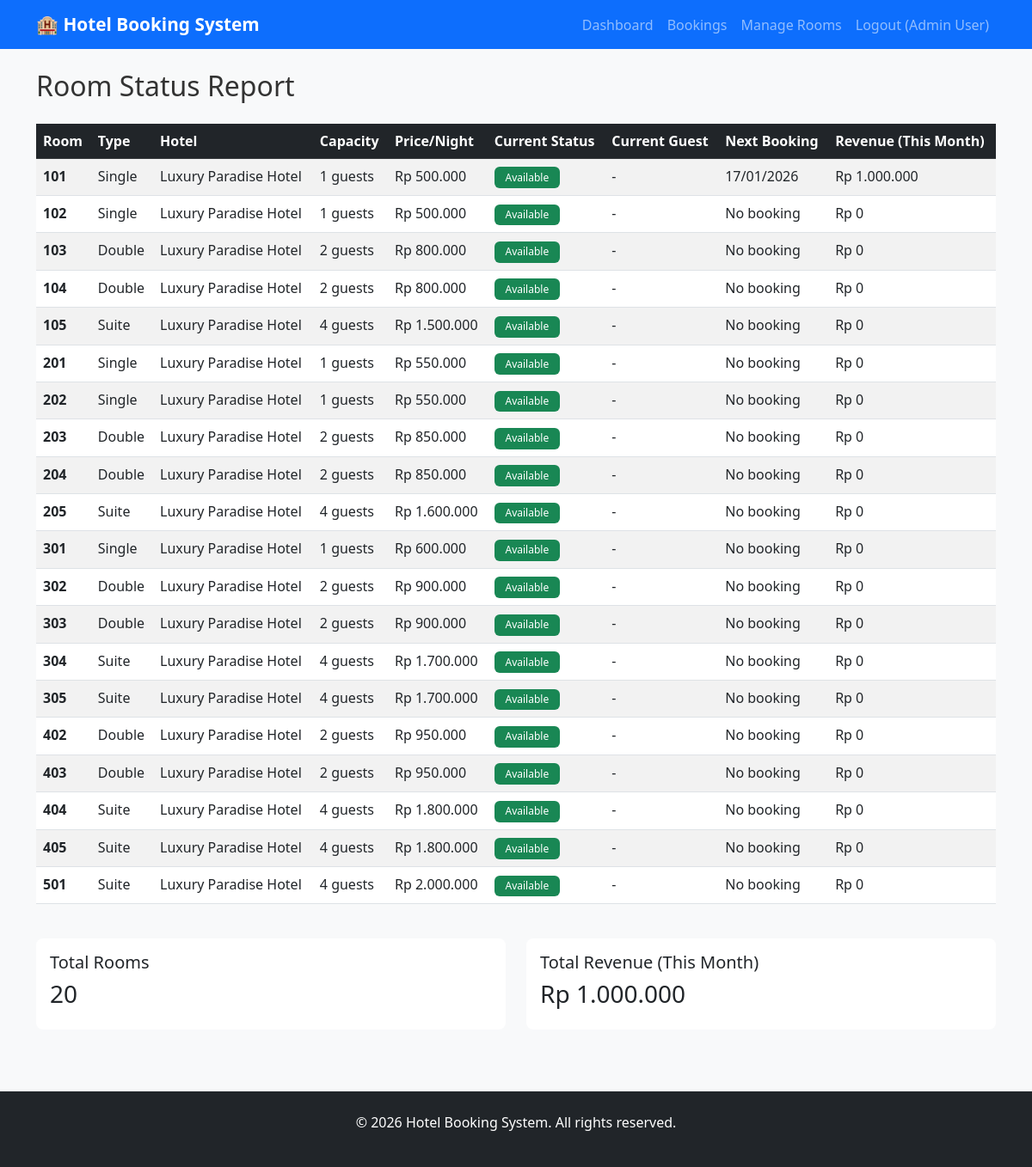
Page /pages/admin/room_report.php (signed in) on the committed database.
### tables this page shows
CREATE TABLE IF NOT EXISTS Rooms (
    room_id INT AUTO_INCREMENT PRIMARY KEY,
    hotel_id INT NOT NULL,
    room_number VARCHAR(10) NOT NULL,
    room_type ENUM('single', 'double', 'suite') NOT NULL,
    capacity INT NOT NULL CHECK (capacity > 0),
    price_per_night DECIMAL(10,2) NOT NULL CHECK (price_per_night > 0),
    amenities TEXT,
    is_available BOOLEAN DEFAULT TRUE,
    floor_number INT,
    FOREIGN KEY (hotel_id) REFERENCES Hotels(hotel_id) ON DELETE CASCADE,
    UNIQUE KEY unique_room_per_hotel (hotel_id, room_number),
    INDEX idx_room_type (room_type),
    INDEX idx_availability (is_available)
);

CREATE TABLE IF NOT EXISTS Hotels (
    hotel_id INT AUTO_INCREMENT PRIMARY KEY,
    hotel_name VARCHAR(150) NOT NULL,
    location VARCHAR(200) NOT NULL,
    city VARCHAR(100) NOT NULL,
    phone VARCHAR(20),
    email VARCHAR(100),
    rating DECIMAL(2,1) DEFAULT 0,
    total_rooms INT,
    description TEXT,
    INDEX idx_city (city)
);

### classes/Database.php (called while the page is built, shortened)
<?php
class Database {
    private $conn;
    private $host;
    private $user;
    private $pass;
    private $db;
    public function __construct($host, $user, $pass, $db) {
        $this->host = $host;
        $this->user = $user;
        $this->pass = $pass;
        $this->db = $db;
    }
    private function connect() {
        try {
            $this->conn = new mysqli($this->host, $this->user, $this->pass, $this->db);
            $this->conn->set_charset("utf8mb4");
        } catch (Exception $e) {
            error_log("Database connection error: " . $e->getMessage());
            die("Database connection failed. Please try again later.");
        }
    }
    public function query($sql) {
        return $this->conn->query($sql);
    }
}
?>

### includes/functions.php (called while the page is built, shortened)
<?php
require_once __DIR__ . '/../config/database.php';
function formatCurrency($amount) {
    return 'Rp ' . number_format($amount, 0, ',', '.');
}
function formatDate($date) {
    return date('d/m/Y', strtotime($date));
}
?>

### pages/admin/room_report.php (the view, shortened to what this page needs)
<?php
require_once __DIR__ . '/../../config/database.php';
require_once __DIR__ . '/../../includes/functions.php';
require_once __DIR__ . '/../../classes/Database.php';
$database = new Database(DB_HOST, DB_USER, DB_PASS, DB_NAME);
$result = $database->query("
    SELECT
        r.room_id,
        r.room_number,
        r.room_type,
        r.capacity,
        h.hotel_name,
        r.price_per_night,
        CASE WHEN EXISTS (
            SELECT 1 FROM Bookings b
            WHERE b.room_id = r.room_id
            AND b.booking_status IN ('confirmed', 'completed')
            AND b.check_in_date <= CURDATE()
            AND b.check_out_date > CURDATE()
        ) THEN 'Occupied' ELSE 'Available' END as current_status,
        (SELECT u.full_name FROM Bookings b
         JOIN Users u ON b.user_id = u.user_id
         WHERE b.room_id = r.room_id
         AND b.booking_status IN ('confirmed', 'completed')
         AND b.check_in_date <= CURDATE()
         AND b.check_out_date > CURDATE()
         LIMIT 1) as current_guest,
        (SELECT DATE(b.check_out_date) FROM Bookings b
         WHERE b.room_id = r.room_id
         AND b.booking_status IN ('confirmed', 'completed')
         AND b.check_in_date > CURDATE()
         ORDER BY b.check_in_date ASC
         LIMIT 1) as next_booking_date,
        (SELECT COALESCE(SUM(b.total_price), 0) FROM Bookings b
         WHERE b.room_id = r.room_id
         AND b.booking_status IN ('confirmed', 'completed')
         AND MONTH(b.check_in_date) = MONTH(CURDATE())
         AND YEAR(b.check_in_date) = YEAR(CURDATE())) as revenue_this_month
    FROM Rooms r
    JOIN Hotels h ON r.hotel_id = h.hotel_id
    ORDER BY r.room_number ASC
");
$rooms = $result->fetch_all(MYSQLI_ASSOC);
include __DIR__ . '/../../includes/header.php';
?>
<h2 class="mb-4">Room Status Report</h2>
<div class="table-responsive">
    <table class="table table-striped table-hover">
        <thead class="table-dark">
            <tr>
                <th>Room</th>
                <th>Type</th>
                <th>Hotel</th>
                <th>Capacity</th>
                <th>Price/Night</th>
                <th>Current Status</th>
                <th>Current Guest</th>
                <th>Next Booking</th>
                <th>Revenue (This Month)</th>
            </tr>
        </thead>
        <tbody>
            <?php foreach ($rooms as $room): ?>
                <tr>
                    <td><strong><?php echo $room['room_number']; ?></strong></td>
                    <td><?php echo ucfirst($room['room_type']); ?></td>
                    <td><?php echo $room['hotel_name']; ?></td>
                    <td><?php echo $room['capacity']; ?> guests</td>
                    <td><?php echo formatCurrency($room['price_per_night']); ?></td>
                    <td>
                        <span class="badge bg-<?php echo $room['current_status'] === 'Occupied' ? 'danger' : 'success'; ?>">
                            <?php echo $room['current_status']; ?>
                        </span>
                    </td>
                    <td><?php echo $room['current_guest'] ? $room['current_guest'] : '-'; ?></td>
                    <td><?php echo $room['next_booking_date'] ? formatDate($room['next_booking_date']) : 'No booking'; ?></td>
                    <td><?php echo formatCurrency($room['revenue_this_month']); ?></td>
                </tr>
            <?php endforeach; ?>
        </tbody>
    </table>
</div>
<div class="row mt-4">
    <div class="col-md-6">
        <div class="card">
            <div class="card-body">
                <h5>Total Rooms</h5>
                <h3><?php echo count($rooms); ?></h3>
            </div>
        </div>
    </div>
    <div class="col-md-6">
        <div class="card">
            <div class="card-body">
                <h5>Total Revenue (This Month)</h5>
                <h3><?php
                    $totalRevenue = 0;
                    foreach ($rooms as $room) {
                        $totalRevenue += $room['revenue_this_month'];
                    }
                    echo formatCurrency($totalRevenue);
                ?></h3>
            </div>
        </div>
    </div>
</div>
<?php include __DIR__ . '/../../includes/footer.php'; ?>

### assets/css/style.css (style rules this page uses)
:root { --primary-color: #0d6efd; --success-color: #198754; --danger-color: #dc3545; --warning-color: #ffc107; --info-color: #0dcaf0; }
* { margin: 0; padding: 0; box-sizing: border-box; }
body { font-family: 'Segoe UI', Tahoma, Geneva, Verdana, sans-serif; background-color: #f8f9fa; color: #333; }
.card { border: none; border-radius: 0.5rem; transition: transform 0.3s ease, box-shadow 0.3s ease; }
.table { background-color: white; border-radius: 0.375rem; }
.table thead { background-color: #333; color: white; }
.table tbody tr { transition: background-color 0.2s ease; }
.badge { padding: 0.4rem 0.8rem; border-radius: 0.375rem; font-weight: 500; }

### rows in the picture
rooms: room_number "101", room_type "Single", hotel.hotel_name "Luxury Paradise Hotel", capacity "1", price_per_night "Rp 500.000", current_status "Available", next_booking_date "17/01/2026", revenue_this_month "Rp 1.000.000"
rooms: room_number "102", room_type "Single", hotel.hotel_name "Luxury Paradise Hotel", capacity "1", price_per_night "Rp 500.000", current_status "Available", shows "No booking", revenue_this_month "Rp 0"
rooms: room_number "103", room_type "Double", hotel.hotel_name "Luxury Paradise Hotel", capacity "2", price_per_night "Rp 800.000", current_status "Available", shows "No booking", revenue_this_month "Rp 0"
rooms: room_number "104", room_type "Double", hotel.hotel_name "Luxury Paradise Hotel", capacity "2", price_per_night "Rp 800.000", current_status "Available", shows "No booking", revenue_this_month "Rp 0"
rooms: room_number "105", room_type "Suite", hotel.hotel_name "Luxury Paradise Hotel", capacity "4", price_per_night "Rp 1.500.000", current_status "Available", shows "No booking", revenue_this_month "Rp 0"
rooms: room_number "201", room_type "Single", hotel.hotel_name "Luxury Paradise Hotel", capacity "1", price_per_night "Rp 550.000", current_status "Available", shows "No booking", revenue_this_month "Rp 0"
rooms: room_number "202", room_type "Single", hotel.hotel_name "Luxury Paradise Hotel", capacity "1", price_per_night "Rp 550.000", current_status "Available", shows "No booking", revenue_this_month "Rp 0"
rooms: room_number "203", room_type "Double", hotel.hotel_name "Luxury Paradise Hotel", capacity "2", price_per_night "Rp 850.000", current_status "Available", shows "No booking", revenue_this_month "Rp 0"
rooms: room_number "204", room_type "Double", hotel.hotel_name "Luxury Paradise Hotel", capacity "2", price_per_night "Rp 850.000", current_status "Available", shows "No booking", revenue_this_month "Rp 0"
rooms: room_number "205", room_type "Suite", hotel.hotel_name "Luxury Paradise Hotel", capacity "4", price_per_night "Rp 1.600.000", current_status "Available", shows "No booking", revenue_this_month "Rp 0"
rooms: room_number "301", room_type "Single", hotel.hotel_name "Luxury Paradise Hotel", capacity "1", price_per_night "Rp 600.000", current_status "Available", shows "No booking", revenue_this_month "Rp 0"
rooms: room_number "302", room_type "Double", hotel.hotel_name "Luxury Paradise Hotel", capacity "2", price_per_night "Rp 900.000", current_status "Available", shows "No booking", revenue_this_month "Rp 0"
rooms: room_number "303", room_type "Double", hotel.hotel_name "Luxury Paradise Hotel", capacity "2", price_per_night "Rp 900.000", current_status "Available", shows "No booking", revenue_this_month "Rp 0"
rooms: room_number "304", room_type "Suite", hotel.hotel_name "Luxury Paradise Hotel", capacity "4", price_per_night "Rp 1.700.000", current_status "Available", shows "No booking", revenue_this_month "Rp 0"
rooms: room_number "305", room_type "Suite", hotel.hotel_name "Luxury Paradise Hotel", capacity "4", price_per_night "Rp 1.700.000", current_status "Available", shows "No booking", revenue_this_month "Rp 0"
rooms: room_number "402", room_type "Double", hotel.hotel_name "Luxury Paradise Hotel", capacity "2", price_per_night "Rp 950.000", current_status "Available", shows "No booking", revenue_this_month "Rp 0"
rooms: room_number "403", room_type "Double", hotel.hotel_name "Luxury Paradise Hotel", capacity "2", price_per_night "Rp 950.000", current_status "Available", shows "No booking", revenue_this_month "Rp 0"
rooms: room_number "404", room_type "Suite", hotel.hotel_name "Luxury Paradise Hotel", capacity "4", price_per_night "Rp 1.800.000", current_status "Available", shows "No booking", revenue_this_month "Rp 0"
rooms: room_number "405", room_type "Suite", hotel.hotel_name "Luxury Paradise Hotel", capacity "4", price_per_night "Rp 1.800.000", current_status "Available", shows "No booking", revenue_this_month "Rp 0"
rooms: room_number "501", room_type "Suite", hotel.hotel_name "Luxury Paradise Hotel", capacity "4", price_per_night "Rp 2.000.000", current_status "Available", shows "No booking", revenue_this_month "Rp 0"

### other values in the picture
SITE_NAME "Hotel Booking System"
$_SESSION['full_name'] "Admin User"
count($rooms) "20"
formatCurrency($totalRevenue) "Rp 1.000.000"
